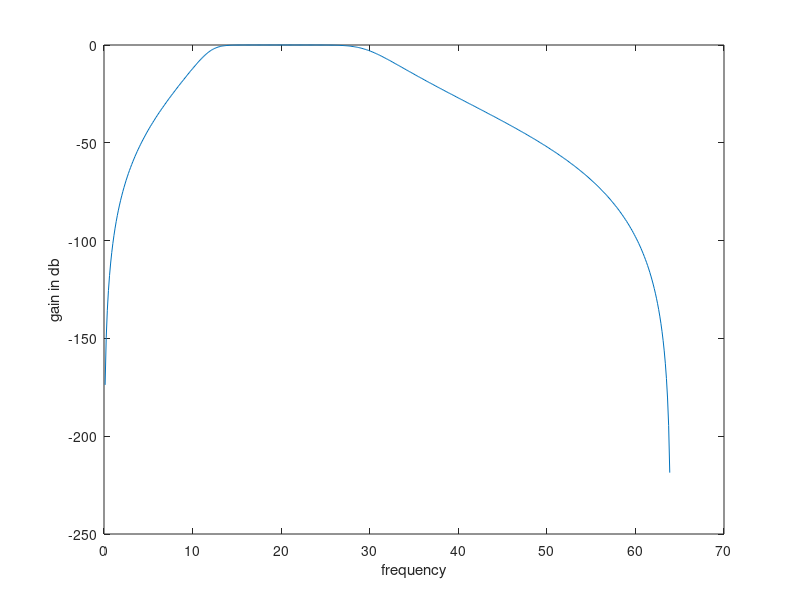

Write the MATLAB code that produced this figure. (Note: this script raises an error after producing the figure.)
% To extract Beta band
f1=12;
f2=30;
N=4;
fs=128;
w1=2*f1/fs;
w2=2*f2/fs;
[B,A]=butter(N,[w1 w2]);
[h,c]=freqz(B,A,512,fs);
m=20*log10(abs(h));
figure(7);
plot(c,m);
xlabel('frequency');
ylabel('gain in db');
t=length(c1);
n=1:t;
a=filter(B,A,c1);
figure(8);
subplot(2,1,1);
plot(n,c1);
subplot(2,1,2);
plot(n,a);